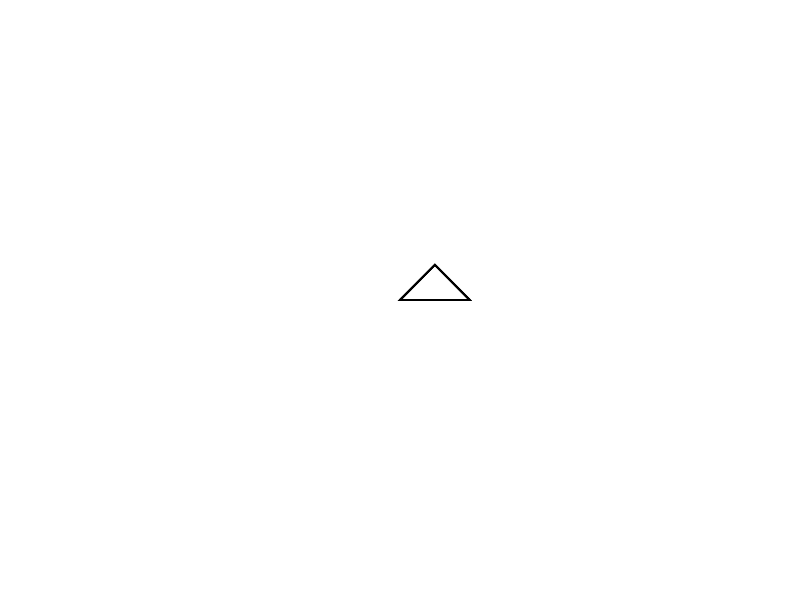

Express this chart as Vega-Lite.
### Vega specification from a JSON file in a GitHub repository (floating-point values rounded to 4 significant figures)
{"width": 400, "height": 300, "projections": [{"name": "p", "type": "mercator", "scale": 100, "translate": [200, 150]}], "data": [{"name": "d", "values": [{"type": "LineString", "coordinates": [[0, 0], [10, 10], -1, [20, 0]]}, {"type": "Polygon", "coordinates": [[[0, 0], [10, 10], -1, [20, 0], [0, 0]]]}, {"type": "Polygon", "coordinates": [[[0, 0], true, [10, 10], [20, 0], [0, 0]]]}]}], "marks": [{"type": "shape", "from": {"data": "d"}, "encode": {"enter": {"stroke": {"value": "black"}}}, "transform": [{"type": "geoshape", "projection": "p"}]}]}
